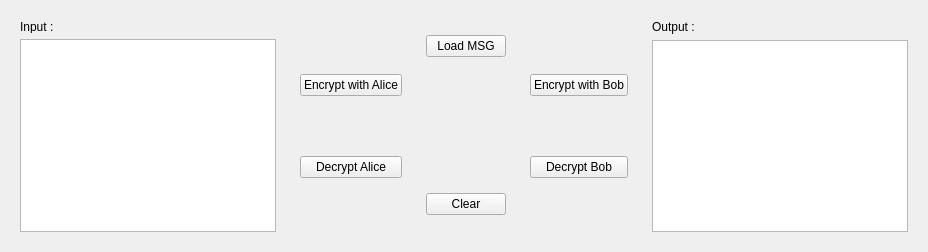
      <widget class="QWidget" name="tab3">
       <attribute name="title">
        <string>RSA Encryption</string>
       </attribute>
       <layout class="QHBoxLayout" name="horizontalLayout_2">
        <item>
         <widget class="QWidget" name="Input_Widget" native="true">
          <layout class="QVBoxLayout" name="verticalLayout_3">
           <item>
            <widget class="QLabel" name="InputLabel_RSA_E">
             <property name="maximumSize">
              <size>
               <width>247</width>
               <height>13</height>
              </size>
             </property>
             <property name="text">
              <string>Input :</string>
             </property>
            </widget>
           </item>
           <item>
            <widget class="QTextEdit" name="Input_RSA_MSG">
             <property name="html">
              <string>&lt;!DOCTYPE HTML PUBLIC &quot;-//W3C//DTD HTML 4.0//EN&quot; &quot;http://www.w3.org/TR/REC-html40/strict.dtd&quot;&gt;
&lt;html&gt;&lt;head&gt;&lt;meta name=&quot;qrichtext&quot; content=&quot;1&quot; /&gt;&lt;style type=&quot;text/css&quot;&gt;
p, li { white-space: pre-wrap; }
&lt;/style&gt;&lt;/head&gt;&lt;body style=&quot; font-family:'MS Shell Dlg 2'; font-size:8.25pt; font-weight:400; font-style:normal;&quot;&gt;
&lt;p style=&quot;-qt-paragraph-type:empty; margin-top:0px; margin-bottom:0px; margin-left:0px; margin-right:0px; -qt-block-indent:0; text-indent:0px;&quot;&gt;&lt;br /&gt;&lt;/p&gt;&lt;/body&gt;&lt;/html&gt;</string>
             </property>
            </widget>
           </item>
          </layout>
         </widget>
        </item>
        <item>
         <widget class="QWidget" name="Buttons_Widget" native="true">
          <layout class="QVBoxLayout" name="verticalLayout_7">
           <item>
            <widget class="QPushButton" name="RSA_Alice_Enc">
             <property name="text">
              <string>Encrypt with Alice</string>
             </property>
            </widget>
           </item>
           <item>
            <widget class="QPushButton" name="RSA_Alice_Dec">
             <property name="text">
              <string>Decrypt Alice</string>
             </property>
            </widget>
           </item>
          </layout>
         </widget>
        </item>
        <item>
         <widget class="QWidget" name="widget_5" native="true">
          <property name="acceptDrops">
           <bool>true</bool>
          </property>
          <layout class="QVBoxLayout" name="verticalLayout_9">
           <item>
            <widget class="QPushButton" name="Load_File_RSA">
             <property name="text">
              <string>Load MSG</string>
             </property>
            </widget>
           </item>
           <item>
            <spacer name="VS1">
             <property name="orientation">
              <enum>Qt::Vertical</enum>
             </property>
             <property name="sizeType">
              <enum>QSizePolicy::Fixed</enum>
             </property>
             <property name="sizeHint" stdset="0">
              <size>
               <width>20</width>
               <height>40</height>
              </size>
             </property>
            </spacer>
           </item>
           <item>
            <widget class="QPushButton" name="Send_RSA_Cypher">
             <property name="styleSheet">
              <string notr="true">QPushButton {
                                                            color: rgba(0, 0, 0, 0);
                                                            background-color: rgba(0, 0, 0, 0);
                                                            border: 0px;
                                                            }
                                                        </string>
             </property>
             <property name="text">
              <string>Send Cypher</string>
             </property>
            </widget>
           </item>
           <item>
            <spacer name="VS2">
             <property name="orientation">
              <enum>Qt::Vertical</enum>
             </property>
             <property name="sizeType">
              <enum>QSizePolicy::Fixed</enum>
             </property>
             <property name="sizeHint" stdset="0">
              <size>
               <width>20</width>
               <height>40</height>
              </size>
             </property>
            </spacer>
           </item>
           <item>
            <widget class="QPushButton" name="Clear_All_RSA">
             <property name="text">
              <string>Clear</string>
             </property>
            </widget>
           </item>
          </layout>
         </widget>
        </item>
        <item>
         <widget class="QWidget" name="widget_4" native="true">
          <property name="acceptDrops">
           <bool>true</bool>
          </property>
          <layout class="QVBoxLayout" name="verticalLayout_8">
           <item>
            <widget class="QPushButton" name="RSA_Bob_Enc">
             <property name="text">
              <string>Encrypt with Bob</string>
             </property>
            </widget>
           </item>
           <item>
            <widget class="QPushButton" name="RSA_Bob_Dec">
             <property name="text">
              <string>Decrypt Bob</string>
             </property>
            </widget>
           </item>
          </layout>
         </widget>
        </item>
        <item>
         <widget class="QWidget" name="Output_Widget" native="true">
          <layout class="QVBoxLayout" name="verticalLayout_2">
           <item>
            <widget class="QLabel" name="Output">
             <property name="text">
              <string>Output :</string>
             </property>
            </widget>
           </item>
           <item>
            <widget class="QTextEdit" name="RSA_Output">
             <property name="html">
              <string>&lt;!DOCTYPE HTML PUBLIC &quot;-//W3C//DTD HTML 4.0//EN&quot; &quot;http://www.w3.org/TR/REC-html40/strict.dtd&quot;&gt;
&lt;html&gt;&lt;head&gt;&lt;meta name=&quot;qrichtext&quot; content=&quot;1&quot; /&gt;&lt;style type=&quot;text/css&quot;&gt;
p, li { white-space: pre-wrap; }
&lt;/style&gt;&lt;/head&gt;&lt;body style=&quot; font-family:'MS Shell Dlg 2'; font-size:8.25pt; font-weight:400; font-style:normal;&quot;&gt;
&lt;p style=&quot;-qt-paragraph-type:empty; margin-top:0px; margin-bottom:0px; margin-left:0px; margin-right:0px; -qt-block-indent:0; text-indent:0px;&quot;&gt;&lt;br /&gt;&lt;/p&gt;&lt;/body&gt;&lt;/html&gt;</string>
             </property>
            </widget>
           </item>
          </layout>
         </widget>
        </item>
       </layout>
      </widget>
